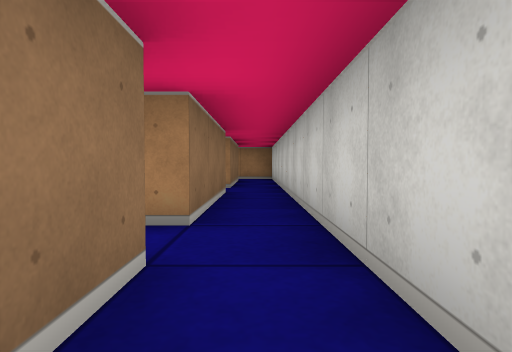
View 1 (above)

15 first-person views from a walk through a cub3D ray-caster map. The camera is about half as high as the walls, tilts 2° down and sees 75° across. The floor is counted in squares. Each view is taken from the middle of a square. On the plan, view 1 faces up. The plan holds only what a view shows up to about 9 squares ahead; the rest is blank.

View 2
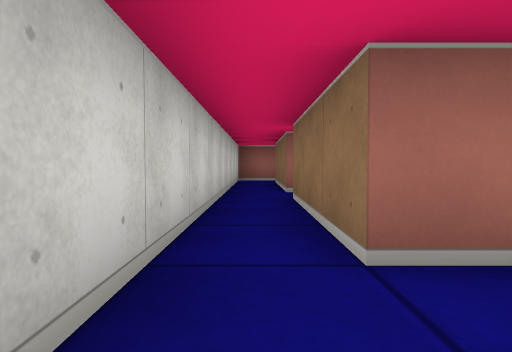

View 3
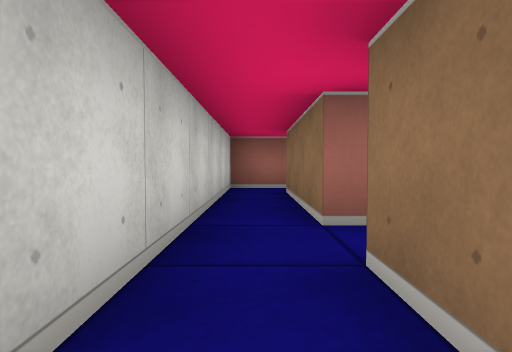

View 4
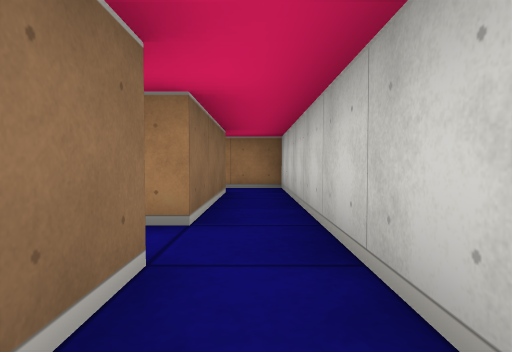

View 5
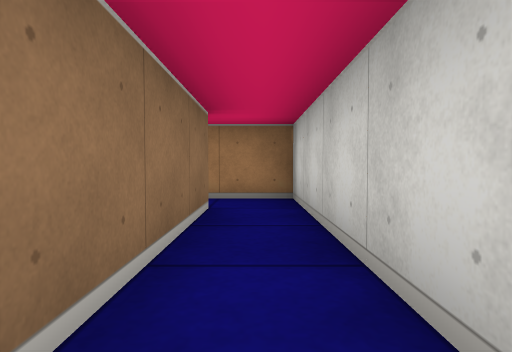

View 6
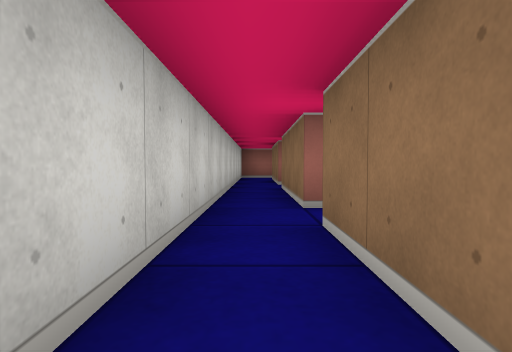

View 7
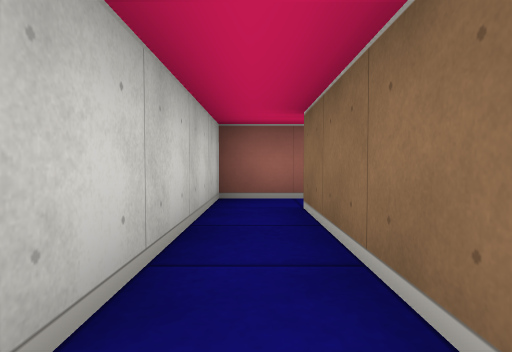

View 8
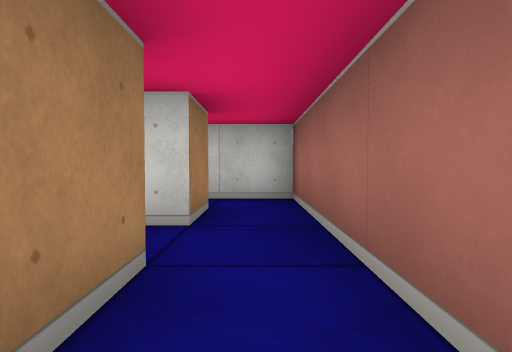

View 9
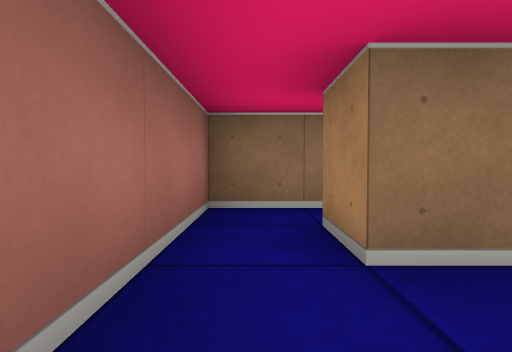

View 10
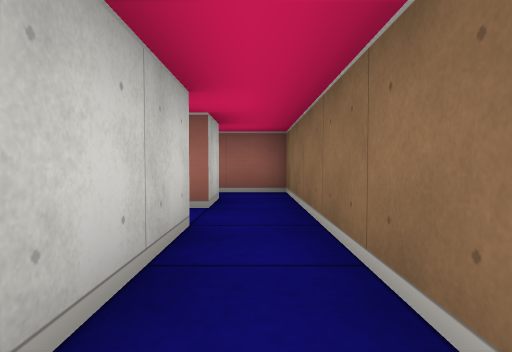

View 11
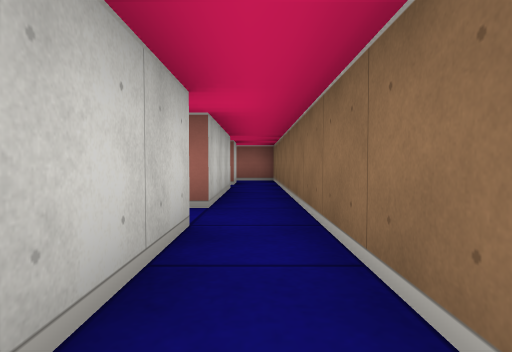

View 12
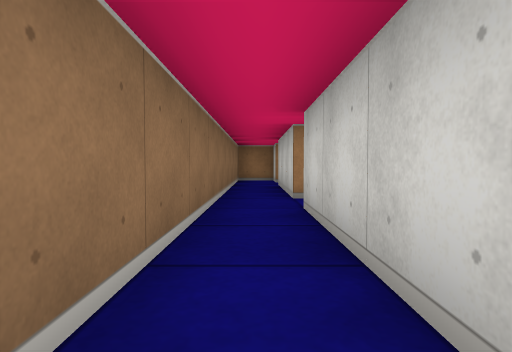

View 13
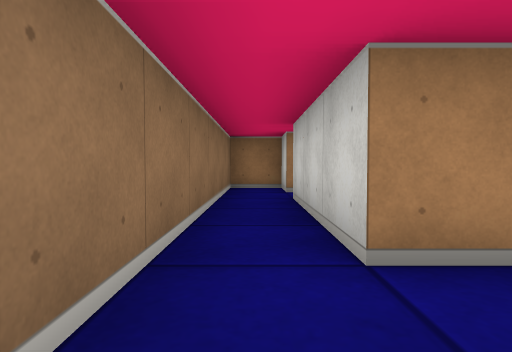

View 14
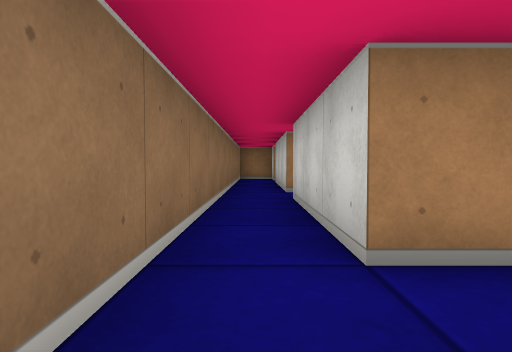

View 15
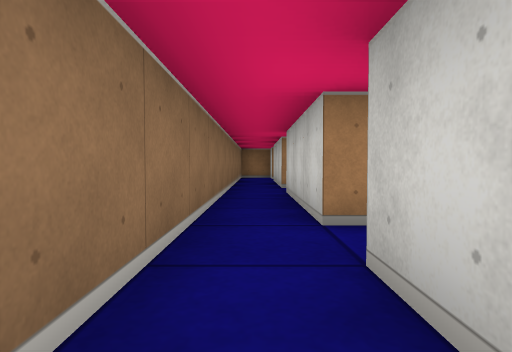

### Floor plan
Points are (right, up) in squares from view 1. A wall is a line through its corners. A room is listed if a view was taken in it or the views show most of it. See-through windows are left out.
Room 1 (views 1, 2, 3, 4, 5, 6, 7)
walls: (-0.5, 1.5) (-0.5, -1.5); (-0.5, 5.5) (-0.5, 2.5); (-0.5, -2.5) (-0.5, -5.5); (-0.5, 9.5) (-0.5, 6.5); (-0.5, -6.5) (0.5, -6.5) (0.5, 10.5) (-0.8, 10.5)
ways out: opening at (-1, -6) to room 2; opening at (-1, -2); opening at (-1, 2); opening at (-1, 6); opening at (-1, 10)
Room 2 (views 8, 9, 10, 11, 12, 13, 14, 15)
walls: (-2.8, 0.5) (-3.5, 0.5) (-3.5, 3.5); (-3.5, -3.5) (-3.5, -0.5); (-2.8, 4.5) (-3.5, 4.5) (-3.5, 7.5); (-2.5, -4.8) (-2.5, -5.5) (-3.5, -5.5) (-3.5, -4.5); (-0.5, -5.5) (-1.5, -5.5) (-1.5, -5.1); (-3.5, 8.5) (-3.5, 9.5) (-4.5, 9.5) (-4.5, -6.5) (-0.5, -6.5)
ways out: opening at (-1, -6) to room 1; opening at (-3, 0); opening at (-3, 4); opening at (-3, 8)

Where each view was taken, in squares from view 1:
view 1: 0 up, 0 right, facing up
view 2: 3 up, 0 right, facing down
view 3: 0 up, 0 right, facing down
view 4: 4 up, 0 right, facing up
view 5: 6 up, 0 right, facing up
view 6: 5 up, 0 right, facing down
view 7: 2 down, 0 right, facing down
view 8: 6 down, 4 left, facing right
view 9: 6 down, 1 left, facing left
view 10: 1 down, 4 left, facing down
view 11: 3 up, 4 left, facing down
view 12: 0 up, 4 left, facing up
view 13: 3 up, 4 left, facing up
view 14: 1 down, 4 left, facing up
view 15: 2 down, 4 left, facing up
